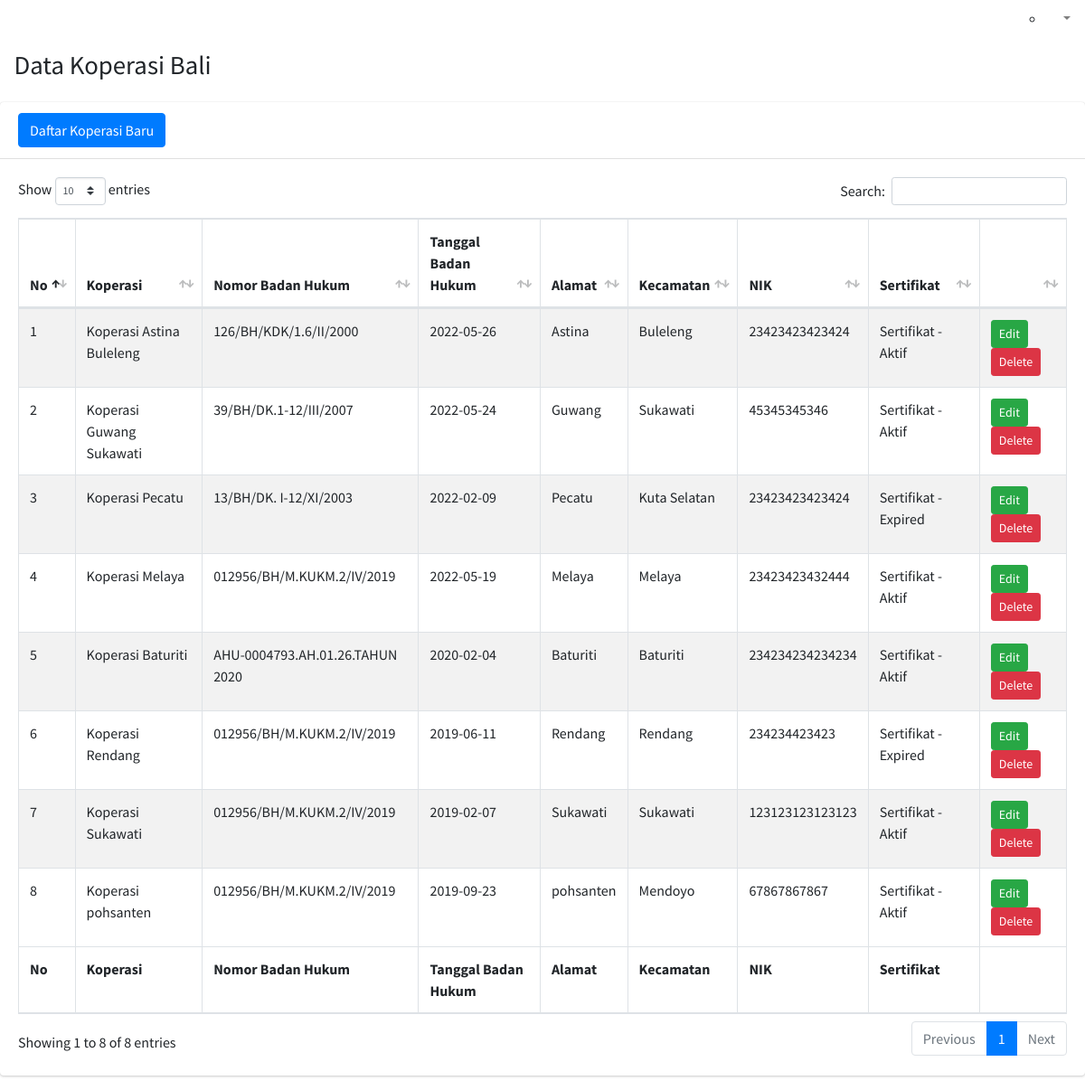
The page /index.php/dashboard on the database its author committed.
### tables this page shows
CREATE TABLE `koperasi` (
  `id` int(11) NOT NULL AUTO_INCREMENT,
  `id_kabkot` int(255) DEFAULT NULL,
  `id_kecamatan` int(255) DEFAULT NULL,
  `id_desa` int(255) DEFAULT NULL,
  `nama_koperasi` varchar(255) DEFAULT NULL,
  `alamat` varchar(255) DEFAULT NULL,
  `no_badan_hukum` varchar(255) DEFAULT NULL,
  `tanggal_badan_hukum` date DEFAULT NULL,
  `bentuk_koperasi` varchar(255) DEFAULT NULL,
  `jenis_koperasi` varchar(255) DEFAULT NULL,
  `kelompok_koperasi` varchar(255) DEFAULT NULL,
  `sektor_usaha` varchar(255) DEFAULT NULL,
  `nama_ketua` varchar(255) DEFAULT NULL,
  `nama_sekertaris` varchar(255) DEFAULT NULL,
  `nama_bendahara` varchar(255) DEFAULT NULL,
  `nama_pengawas` varchar(255) DEFAULT NULL,
  `nama_manager` varchar(255) DEFAULT NULL,
  `jumlah_anggota_pria` varchar(255) DEFAULT NULL,
  `jumlah_anggota_wanita` varchar(255) DEFAULT NULL,
  `no_koperasi` varchar(255) DEFAULT NULL,
  `status_nik` varchar(255) DEFAULT NULL,
  `tanggal_sertifikat` date DEFAULT NULL,
  `status_grade` varchar(255) DEFAULT NULL,
  PRIMARY KEY (`id`),
  KEY `id_kabkot` (`id_kabkot`),
  KEY `id_kecamatan` (`id_kecamatan`),
  KEY `id_desa` (`id_desa`),
  CONSTRAINT `koperasi_ibfk_1` FOREIGN KEY (`id_kabkot`) REFERENCES `kabkot` (`id`),
  CONSTRAINT `koperasi_ibfk_2` FOREIGN KEY (`id_kecamatan`) REFERENCES `kecamatan` (`id`),
  CONSTRAINT `koperasi_ibfk_3` FOREIGN KEY (`id_desa`) REFERENCES `desa` (`id`)
);

CREATE TABLE `kecamatan` (
  `id` int(11) NOT NULL AUTO_INCREMENT,
  `id_kabkot` int(11) DEFAULT NULL,
  `nama_kecamatan` varchar(255) DEFAULT NULL,
  PRIMARY KEY (`id`),
  KEY `id_kabkot` (`id_kabkot`),
  CONSTRAINT `kecamatan_ibfk_1` FOREIGN KEY (`id_kabkot`) REFERENCES `kabkot` (`id`)
);

### application/controllers/dashboard.php (called while the page is built, shortened)
<?php
class dashboard extends CI_Controller
{
    function __construct()
    {
        $this->load->model('Select_model', 'mselect');
        $this->load->library('session');
    }
    public function index()
    {
        $data['koperasi'] = $this->mselect->get_koperasi();
        $this->load->view('dashboard', $data);
    }
}

### index.php (called while the page is built, shortened)
<?php
require_once BASEPATH.'core/CodeIgniter.php';

### application/models/Select_model.php (called while the page is built, shortened)
<?php
class Select_model extends CI_Model
{
    function get_koperasi()
    {
        $this->db->select(
            'koperasi.id                     ,
        nama_kabkot            ,
        nama_kecamatan            ,
        nama_desa            ,
        nama_koperasi           ,
        alamat                  ,
        no_badan_hukum          ,
        tanggal_badan_hukum     ,
        bentuk_koperasi         ,
        jenis_koperasi          ,
        kelompok_koperasi       ,
        sektor_usaha            ,
        nama_ketua              ,
        nama_sekertaris         ,
        nama_bendahara          ,
        nama_pengawas           ,
        nama_manager            ,
        jumlah_anggota_pria     ,
        jumlah_anggota_wanita   ,
        no_koperasi             ,
        status_nik              ,
        tanggal_sertifikat      ,
        status_grade            '
        );
        $this->db->from('koperasi');
        $this->db->join('kabkot', 'kabkot.id = id_kabkot', 'inner');
        $this->db->join('kecamatan', 'kecamatan.id = id_kecamatan', 'inner');
        $this->db->join('desa', 'desa.id = id_desa', 'inner');
        $query = $this->db->get();
        return $query;
    }
}

### application/views/dashboard.php (the view, shortened to what this page needs)
<!DOCTYPE html>
<html>
<head>
    <link rel="stylesheet" href="<?= base_url('admincss/') ?>plugins/fontawesome-free/css/all.min.css">
    <link rel="stylesheet" href="https://code.ionicframework.com/ionicons/2.0.1/css/ionicons.min.css">
    <link rel="stylesheet" href="<?= base_url('admincss/') ?>plugins/datatables-bs4/css/dataTables.bootstrap4.min.css">
    <link rel="stylesheet" href="<?= base_url('admincss/') ?>plugins/datatables-responsive/css/responsive.bootstrap4.min.css">
    <link rel="stylesheet" href="<?= base_url('admincss/') ?>dist/css/adminlte.min.css">
</head>
<body class="hold-transition sidebar-mini">
    <div class="wrapper">
        <div>
            <section class="content-header">
                <div class="container-fluid">
                    <div class="row mb-2">
                        <div class="col-sm-6">
                            <h1>Data Koperasi Bali</h1>
                        </div>
                    </div>
                </div>
            </section>
            <section class="content">
                <div class="row">
                    <div class="col-12">
                        <div class="card">
                            <div class="card-header">
                                <a href="<?= base_url('Select') ?>" class="btn btn-primary">Daftar Koperasi Baru</a>
                            </div>
                            <div class="card-body">
                                <table id="example1" class="table table-bordered table-striped">
                                    <thead>
                                        <tr>
                                            <th>No</th>
                                            <th>Koperasi</th>
                                            <th>Nomor Badan Hukum</th>
                                            <th>Tanggal Badan Hukum</th>
                                            <th>Alamat</th>
                                            <th>Kecamatan</th>
                                            <th>NIK</th>
                                            <th>Sertifikat</th>
                                            <th></th>
                                        </tr>
                                    </thead>
                                    <tbody>
                                        <?php
                                        $no = 0;
                                        foreach ($koperasi->result() as $row) :
                                            $no++;
                                        ?>
                                            <tr>
                                                <td><?php echo $no; ?></td>
                                                <td><?php echo $row->nama_koperasi; ?></td>
                                                <td><?php echo $row->no_badan_hukum; ?></td>
                                                <td><?php echo $row->tanggal_badan_hukum; ?></td>
                                                <td><?php echo $row->alamat; ?></td>
                                                <td><?php echo $row->nama_kecamatan; ?></td>
                                                <td><?php echo $row->no_koperasi; ?></td>
                                                <td><?php echo $row->status_nik; ?></td>
                                                <td>
                                                    <a href="<?php echo base_url(); ?>dashboard/edit/<?php echo $row->id; ?>" class="btn btn-sm btn-success">Edit</a>
                                                    <a href="<?php echo site_url('dashboard/delete/' . $row->id); ?>" class="btn btn-sm btn-danger">Delete</a>
                                                </td>
                                            </tr>
                                        <?php endforeach; ?>
                                    </tbody>
                                    <tfoot>
                                        <tr>
                                            <th>No</th>
                                            <th>Koperasi</th>
                                            <th>Nomor Badan Hukum</th>
                                            <th>Tanggal Badan Hukum</th>
                                            <th>Alamat</th>
                                            <th>Kecamatan</th>
                                            <th>NIK</th>
                                            <th>Sertifikat</th>
                                            <th></th>
                                        </tr>
                                    </tfoot>
                                </table>
                            </div>
                        </div>
                    </div>
                </div>
            </section>
        </div>
</body>
</html>

### rows shown on the page
koperasi: nama_koperasi "Koperasi Astina Buleleng", no_badan_hukum "126/BH/KDK/1.6/II/2000", tanggal_badan_hukum "2022-05-26", alamat "Astina", id_kecamatan.nama_kecamatan "Buleleng", no_koperasi "23423423423424", status_nik "Sertifikat - Aktif"
koperasi: nama_koperasi "Koperasi Guwang Sukawati", no_badan_hukum "39/BH/DK.1-12/III/2007", tanggal_badan_hukum "2022-05-24", alamat "Guwang", id_kecamatan.nama_kecamatan "Sukawati", no_koperasi "45345345346", status_nik "Sertifikat - Aktif"
koperasi: nama_koperasi "Koperasi Pecatu", no_badan_hukum "13/BH/DK. I-12/XI/2003", tanggal_badan_hukum "2022-02-09", alamat "Pecatu", id_kecamatan.nama_kecamatan "Kuta Selatan", no_koperasi "23423423423424", status_nik "Sertifikat - Expired"
koperasi: nama_koperasi "Koperasi Melaya", no_badan_hukum "012956/BH/M.KUKM.2/IV/2019", tanggal_badan_hukum "2022-05-19", alamat "Melaya", id_kecamatan.nama_kecamatan "Melaya", no_koperasi "23423423432444", status_nik "Sertifikat - Aktif"
koperasi: nama_koperasi "Koperasi Baturiti", no_badan_hukum "AHU-0004793.AH.01.26.TAHUN 2020", tanggal_badan_hukum "2020-02-04", alamat "Baturiti", id_kecamatan.nama_kecamatan "Baturiti", no_koperasi "234234234234234", status_nik "Sertifikat - Aktif"
koperasi: nama_koperasi "Koperasi Rendang", no_badan_hukum "012956/BH/M.KUKM.2/IV/2019", tanggal_badan_hukum "2019-06-11", alamat "Rendang", id_kecamatan.nama_kecamatan "Rendang", no_koperasi "234234423423", status_nik "Sertifikat - Expired"
koperasi: nama_koperasi "Koperasi Sukawati", no_badan_hukum "012956/BH/M.KUKM.2/IV/2019", tanggal_badan_hukum "2019-02-07", alamat "Sukawati", id_kecamatan.nama_kecamatan "Sukawati", no_koperasi "123123123123123", status_nik "Sertifikat - Aktif"
koperasi: nama_koperasi "Koperasi pohsanten", no_badan_hukum "012956/BH/M.KUKM.2/IV/2019", tanggal_badan_hukum "2019-09-23", alamat "pohsanten", id_kecamatan.nama_kecamatan "Mendoyo", no_koperasi "67867867867", status_nik "Sertifikat - Aktif"
